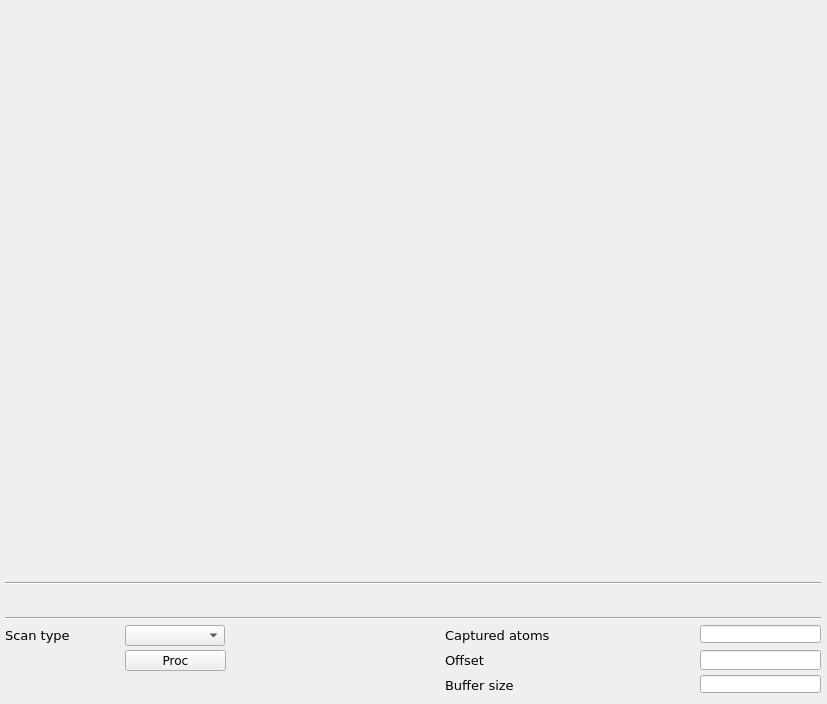
<?xml version="1.0" encoding="UTF-8"?>
<ui version="4.0">
 <class>mainWindow</class>
 <widget class="QMainWindow" name="mainWindow">
  <property name="geometry">
   <rect>
    <x>0</x>
    <y>0</y>
    <width>827</width>
    <height>704</height>
   </rect>
  </property>
  <property name="windowTitle">
   <string/>
  </property>
  <property name="Title" stdset="0">
   <string>$(BPM)</string>
  </property>
  <widget class="QWidget" name="centralwidget">
   <widget class="caCartesianPlot" name="tbtddcsynth_x">
    <property name="geometry">
     <rect>
      <x>9</x>
      <y>9</y>
      <width>811</width>
      <height>275</height>
     </rect>
    </property>
    <property name="font">
     <font>
      <family>Sans</family>
      <pointsize>8</pointsize>
     </font>
    </property>
    <property name="Title" stdset="0">
     <string notr="true">Horizontal position</string>
    </property>
    <property name="TitleX">
     <string notr="true">Bunches</string>
    </property>
    <property name="TitleY">
     <string notr="true">Position [nm]</string>
    </property>
    <property name="channels_1" stdset="0">
     <string notr="true">;$(BPM):bunch.X</string>
    </property>
    <property name="Style_1">
     <enum>caCartesianPlot::Lines</enum>
    </property>
    <property name="symbol_1">
     <enum>caCartesianPlot::Star1</enum>
    </property>
    <property name="color_1">
     <color>
      <red>255</red>
      <green>0</green>
      <blue>0</blue>
     </color>
    </property>
    <property name="Style_2">
     <enum>caCartesianPlot::Lines</enum>
    </property>
    <property name="plotMode">
     <enum>caCartesianPlot::PlotNPointsAndStop</enum>
    </property>
    <property name="countNumOrChannel" stdset="0">
     <string notr="true"/>
    </property>
    <property name="triggerChannel" stdset="0">
     <string notr="true"/>
    </property>
    <property name="foreground">
     <color alpha="0">
      <red>255</red>
      <green>255</green>
      <blue>255</blue>
     </color>
    </property>
    <property name="gridColor">
     <color>
      <red>0</red>
      <green>0</green>
      <blue>0</blue>
     </color>
    </property>
    <property name="XaxisScaling" stdset="0">
     <enum>caCartesianPlot::Auto</enum>
    </property>
    <property name="XaxisLimits">
     <string>0;100</string>
    </property>
    <property name="YaxisLimits">
     <string>-1000000;-900000</string>
    </property>
   </widget>
   <widget class="Line" name="line">
    <property name="geometry">
     <rect>
      <x>5</x>
      <y>610</y>
      <width>816</width>
      <height>16</height>
     </rect>
    </property>
    <property name="orientation">
     <enum>Qt::Horizontal</enum>
    </property>
   </widget>
   <widget class="caCartesianPlot" name="tbtddcsynth_y">
    <property name="geometry">
     <rect>
      <x>9</x>
      <y>295</y>
      <width>811</width>
      <height>275</height>
     </rect>
    </property>
    <property name="font">
     <font>
      <family>Sans</family>
      <pointsize>8</pointsize>
     </font>
    </property>
    <property name="Title" stdset="0">
     <string notr="true">Vertical position</string>
    </property>
    <property name="TitleX">
     <string notr="true">Bunches</string>
    </property>
    <property name="TitleY">
     <string notr="true">Position [nm]</string>
    </property>
    <property name="channels_1" stdset="0">
     <string notr="true">;$(BPM):bunch.Y</string>
    </property>
    <property name="Style_1">
     <enum>caCartesianPlot::Lines</enum>
    </property>
    <property name="symbol_1">
     <enum>caCartesianPlot::Star1</enum>
    </property>
    <property name="color_1">
     <color>
      <red>33</red>
      <green>0</green>
      <blue>255</blue>
     </color>
    </property>
    <property name="channels_2" stdset="0">
     <string notr="true"/>
    </property>
    <property name="symbol_2">
     <enum>caCartesianPlot::Star2</enum>
    </property>
    <property name="color_2">
     <color>
      <red>6</red>
      <green>0</green>
      <blue>255</blue>
     </color>
    </property>
    <property name="plotMode">
     <enum>caCartesianPlot::PlotNPointsAndStop</enum>
    </property>
    <property name="countNumOrChannel" stdset="0">
     <string notr="true"/>
    </property>
    <property name="triggerChannel" stdset="0">
     <string notr="true"/>
    </property>
    <property name="foreground">
     <color alpha="0">
      <red>255</red>
      <green>255</green>
      <blue>255</blue>
     </color>
    </property>
    <property name="gridColor">
     <color>
      <red>0</red>
      <green>0</green>
      <blue>0</blue>
     </color>
    </property>
    <property name="XaxisScaling" stdset="0">
     <enum>caCartesianPlot::Auto</enum>
    </property>
    <property name="XaxisLimits">
     <string>0;100</string>
    </property>
    <property name="YaxisLimits">
     <string>-1000000;-900000</string>
    </property>
   </widget>
   <widget class="caRelatedDisplay" name="carelateddisplay_2">
    <property name="geometry">
     <rect>
      <x>5</x>
      <y>590</y>
      <width>816</width>
      <height>21</height>
     </rect>
    </property>
    <property name="font">
     <font>
      <family>Sans Serif</family>
      <pointsize>10</pointsize>
     </font>
    </property>
    <property name="background">
     <color>
      <red>252</red>
      <green>220</green>
      <blue>123</blue>
     </color>
    </property>
    <property name="labels">
     <string notr="true">SUM signal</string>
    </property>
    <property name="files">
     <string notr="true">bunch_sum</string>
    </property>
    <property name="args">
     <string notr="true">BPM=$(BPM)</string>
    </property>
   </widget>
   <widget class="Line" name="line_2">
    <property name="geometry">
     <rect>
      <x>5</x>
      <y>575</y>
      <width>816</width>
      <height>16</height>
     </rect>
    </property>
    <property name="orientation">
     <enum>Qt::Horizontal</enum>
    </property>
   </widget>
   <widget class="caMessageButton" name="camessagebutton">
    <property name="geometry">
     <rect>
      <x>125</x>
      <y>650</y>
      <width>101</width>
      <height>21</height>
     </rect>
    </property>
    <property name="font">
     <font>
      <family>DejaVu Sans</family>
      <pointsize>9</pointsize>
     </font>
    </property>
    <property name="text">
     <string>Proc</string>
    </property>
    <property name="flat">
     <bool>false</bool>
    </property>
    <property name="fontScaleMode">
     <enum>EPushButton::WidthAndHeight</enum>
    </property>
    <property name="channel" stdset="0">
     <string notr="true">$(BPM):bunch.PROC</string>
    </property>
    <property name="background">
     <color>
      <red>254</red>
      <green>217</green>
      <blue>188</blue>
     </color>
    </property>
    <property name="pressMessage">
     <string notr="true">1</string>
    </property>
   </widget>
   <widget class="caTextEntry" name="catextentry_51">
    <property name="geometry">
     <rect>
      <x>700</x>
      <y>650</y>
      <width>121</width>
      <height>20</height>
     </rect>
    </property>
    <property name="font">
     <font>
      <family>DejaVu Sans</family>
      <pointsize>9</pointsize>
      <stylestrategy>PreferDefault</stylestrategy>
     </font>
    </property>
    <property name="alignment">
     <set>Qt::AlignRight|Qt::AlignTrailing|Qt::AlignVCenter</set>
    </property>
    <property name="channel" stdset="0">
     <string notr="true">$(BPM):bunch.OFFS</string>
    </property>
    <property name="background">
     <color>
      <red>230</red>
      <green>230</green>
      <blue>230</blue>
     </color>
    </property>
    <property name="colorMode">
     <enum>caLineEdit::Static</enum>
    </property>
    <property name="precision">
     <number>4</number>
    </property>
    <property name="precisionMode">
     <enum>caLineEdit::Channel</enum>
    </property>
    <property name="maxValue">
     <double>2.000000000000000</double>
    </property>
    <property name="minValue">
     <double>0.100000000000000</double>
    </property>
   </widget>
   <widget class="caMenu" name="camenu_14">
    <property name="geometry">
     <rect>
      <x>125</x>
      <y>625</y>
      <width>100</width>
      <height>21</height>
     </rect>
    </property>
    <property name="font">
     <font>
      <family>DejaVu Sans</family>
      <pointsize>9</pointsize>
     </font>
    </property>
    <property name="styleSheet">
     <string notr="true">color: rgb(0, 0, 0);</string>
    </property>
    <property name="frame">
     <bool>true</bool>
    </property>
    <property name="channel" stdset="0">
     <string notr="true">$(BPM):bunch.SCAN</string>
    </property>
    <property name="labelDisplay">
     <bool>false</bool>
    </property>
   </widget>
   <widget class="QLabel" name="label_19">
    <property name="geometry">
     <rect>
      <x>445</x>
      <y>675</y>
      <width>156</width>
      <height>20</height>
     </rect>
    </property>
    <property name="font">
     <font>
      <family>DejaVu Sans</family>
      <pointsize>10</pointsize>
     </font>
    </property>
    <property name="text">
     <string>Buffer size</string>
    </property>
   </widget>
   <widget class="QLabel" name="label_22">
    <property name="geometry">
     <rect>
      <x>445</x>
      <y>650</y>
      <width>116</width>
      <height>20</height>
     </rect>
    </property>
    <property name="font">
     <font>
      <family>DejaVu Sans</family>
      <pointsize>10</pointsize>
     </font>
    </property>
    <property name="text">
     <string>Offset</string>
    </property>
   </widget>
   <widget class="caLineEdit" name="calineedit_35">
    <property name="geometry">
     <rect>
      <x>700</x>
      <y>675</y>
      <width>121</width>
      <height>18</height>
     </rect>
    </property>
    <property name="sizePolicy">
     <sizepolicy hsizetype="Preferred" vsizetype="Preferred">
      <horstretch>0</horstretch>
      <verstretch>0</verstretch>
     </sizepolicy>
    </property>
    <property name="font">
     <font>
      <family>DejaVu Sans</family>
      <pointsize>11</pointsize>
      <stylestrategy>PreferDefault</stylestrategy>
     </font>
    </property>
    <property name="alignment">
     <set>Qt::AlignRight|Qt::AlignTrailing|Qt::AlignVCenter</set>
    </property>
    <property name="channel" stdset="0">
     <string notr="true">$(BPM):bunch.NGRP</string>
    </property>
    <property name="background">
     <color>
      <red>255</red>
      <green>255</green>
      <blue>255</blue>
     </color>
    </property>
    <property name="colorMode">
     <enum>caLineEdit::Static</enum>
    </property>
   </widget>
   <widget class="caLineEdit" name="calineedit_34">
    <property name="geometry">
     <rect>
      <x>700</x>
      <y>625</y>
      <width>121</width>
      <height>18</height>
     </rect>
    </property>
    <property name="sizePolicy">
     <sizepolicy hsizetype="Preferred" vsizetype="Preferred">
      <horstretch>0</horstretch>
      <verstretch>0</verstretch>
     </sizepolicy>
    </property>
    <property name="font">
     <font>
      <family>DejaVu Sans</family>
      <pointsize>11</pointsize>
      <stylestrategy>PreferDefault</stylestrategy>
     </font>
    </property>
    <property name="alignment">
     <set>Qt::AlignRight|Qt::AlignTrailing|Qt::AlignVCenter</set>
    </property>
    <property name="channel" stdset="0">
     <string notr="true">$(BPM):bunch:captured_atoms</string>
    </property>
    <property name="background">
     <color>
      <red>255</red>
      <green>255</green>
      <blue>255</blue>
     </color>
    </property>
    <property name="colorMode">
     <enum>caLineEdit::Static</enum>
    </property>
   </widget>
   <widget class="QLabel" name="label_23">
    <property name="geometry">
     <rect>
      <x>445</x>
      <y>625</y>
      <width>126</width>
      <height>21</height>
     </rect>
    </property>
    <property name="font">
     <font>
      <family>DejaVu Sans</family>
      <pointsize>10</pointsize>
     </font>
    </property>
    <property name="text">
     <string>Captured atoms</string>
    </property>
   </widget>
   <widget class="QLabel" name="label_21">
    <property name="geometry">
     <rect>
      <x>5</x>
      <y>625</y>
      <width>101</width>
      <height>20</height>
     </rect>
    </property>
    <property name="font">
     <font>
      <family>DejaVu Sans</family>
      <pointsize>10</pointsize>
     </font>
    </property>
    <property name="styleSheet">
     <string notr="true">color: rgb(0, 0, 0);</string>
    </property>
    <property name="text">
     <string>Scan type</string>
    </property>
   </widget>
  </widget>
 </widget>
 <customwidgets>
  <customwidget>
   <class>QwtPlot</class>
   <extends>QFrame</extends>
   <header>qwt_plot.h</header>
  </customwidget>
  <customwidget>
   <class>caMenu</class>
   <extends>QComboBox</extends>
   <header>caMenu</header>
  </customwidget>
  <customwidget>
   <class>caRelatedDisplay</class>
   <extends>QWidget</extends>
   <header>caRelatedDisplay</header>
  </customwidget>
  <customwidget>
   <class>caTextEntry</class>
   <extends>caLineEdit</extends>
   <header>caTextEntry</header>
  </customwidget>
  <customwidget>
   <class>caMessageButton</class>
   <extends>QPushButton</extends>
   <header>caMessageButton</header>
  </customwidget>
  <customwidget>
   <class>caLineEdit</class>
   <extends>QLineEdit</extends>
   <header>caLineEdit</header>
  </customwidget>
  <customwidget>
   <class>caCartesianPlot</class>
   <extends>QwtPlot</extends>
   <header>caCartesianPlot</header>
   <container>1</container>
  </customwidget>
 </customwidgets>
 <resources/>
 <connections/>
</ui>
